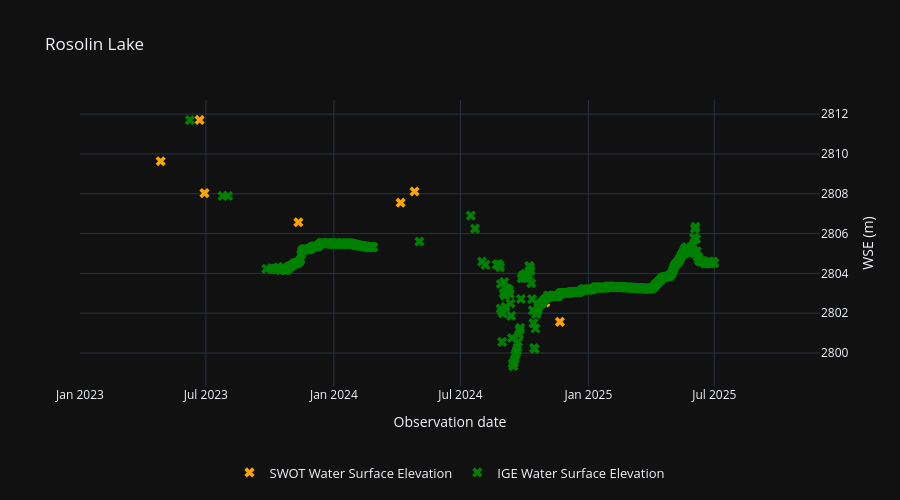

The notebook cell this image was saved under:
### Code cell
import plotly.graph_objects as go

# Create base figure
fig = go.Figure()

# --- Second y-axis (WSE SWOT) ---
fig.add_trace(
    go.Scatter(
        x=wse_by_day.index,
        y=wse_by_day,
        mode="markers",
        marker_symbol="x",
        marker_size=9,
        marker_color="orange",
        name="SWOT Water Surface Elevation",
        yaxis="y"
    )
)

# --- Second y-axis (WSE FOEN) ---
fig.add_trace(
    go.Scatter(
        x=data_IGE.data.index,
        y=data_IGE.data["NiveauLac_m"],
        mode="markers",
        marker_symbol="x",
        marker_size=9,
        marker_color="green",
        name="IGE Water Surface Elevation",
        yaxis="y"
    )
)

# --- Layout ---
fig.update_layout(
    title="Rosolin Lake",
    width=900,
    height=500,

    # Axes
    xaxis=dict(
        title="Observation date",
        range=[pd.Timestamp("2023-01-01"), pd.Timestamp("2025-11-30")]
    ),
    yaxis=dict(
        title="WSE (m)",
        overlaying="y",
        side="right",
    ),

    # Legend centered at bottom
    legend=dict(
        orientation="h",
        y=-0.25,
        x=0.5,
        xanchor="center",
        yanchor="top",
        font=dict(size=13)
    ),
    margin=dict(b=100)
)

# Save figure
fig.show()

### Figure 1 — Plotly figure (JSON) as saved in the notebook; plotly's stock layout.template omitted (floating-point values rounded to 4 significant figures; data arrays with more than 128 entries replaced by an {"elided": "..."} marker saying what was removed)
{"data": [{"marker": {"color": "orange", "size": 9, "symbol": "x"}, "mode": "markers", "name": "SWOT Water Surface Elevation", "x": ["2023-04-27", "2023-06-22", "2023-06-29", "2023-11-11", "2024-04-06", "2024-04-26", "2024-10-31", "2024-11-21"], "y": [2810.0, 2812.0, 2808.0, 2807.0, 2808.0, 2808.0, 2803.0, 2802.0], "yaxis": "y", "type": "scatter"}, {"marker": {"color": "green", "size": 9, "symbol": "x"}, "mode": "markers", "name": "IGE Water Surface Elevation", "x": {"elided": "654 str values"}, "y": {"elided": "654 float values"}, "yaxis": "y", "type": "scatter"}], "layout": {"xaxis": {"title": {"text": "Observation date"}, "range": ["2023-01-01T00:00:00", "2025-11-30T00:00:00"]}, "yaxis": {"title": {"text": "WSE (m)"}, "overlaying": "y", "side": "right"}, "legend": {"font": {"size": 13}, "orientation": "h", "y": -0.25, "x": 0.5, "xanchor": "center", "yanchor": "top"}, "margin": {"b": 100}, "title": {"text": "Rosolin Lake"}, "width": 900, "height": 500}}
